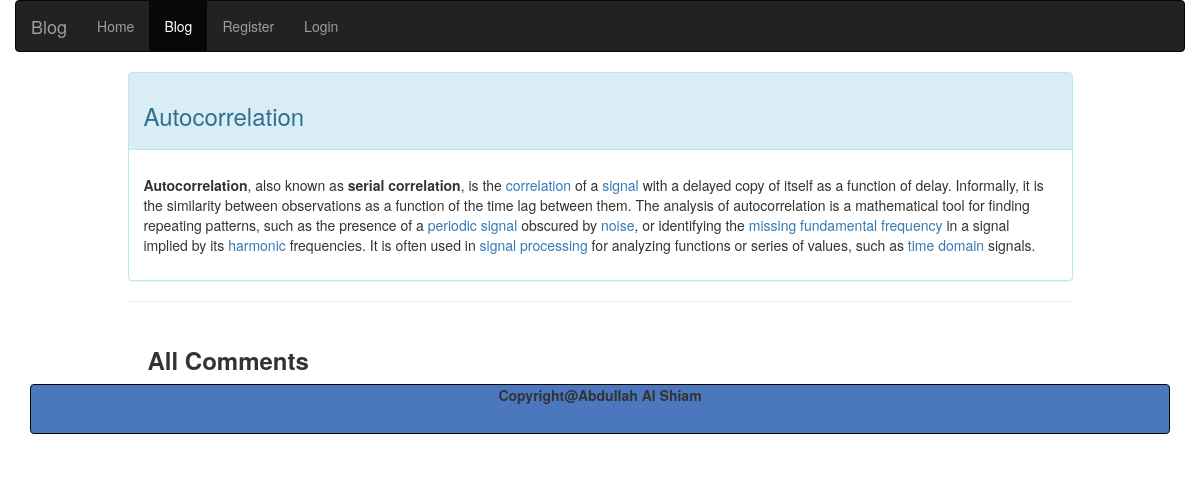
The app's page /?controller=posts&action=show&id=11 with its own data.
### tables this page shows
CREATE TABLE `posts` (
  `id` int(11) NOT NULL,
  `user_id` int(45) NOT NULL,
  `title` text NOT NULL,
  `content` text NOT NULL,
  `description` text NOT NULL,
  `active` int(50) NOT NULL,
  `created_date` datetime NOT NULL
);

### controllers/posts_controller.php (called while the page is built, shortened)
<?php
  class PostsController {
    public function show() {
      $post = Model::find($_GET['id']);
      require_once('views/posts/show.php');
    }
  }
?>

### index.php (called while the page is built, shortened)
<?php
  require_once('views/layout.php');
?>

### models/model.php (called while the page is built, shortened)
<?php
  class Model {
    public static function find($id) {
      $db = mysqli_connect("localhost", "root", "", "simple_blog");
       $result =mysqli_query($db,"SELECT * FROM posts WHERE id='$id' ");
     if (mysqli_num_rows($result) == 0) {
        $message="There is no posts available";
    }
    else {
       $row = mysqli_fetch_assoc($result);
      return $row;
      }
    }
  }
?>

### views/posts/show.php (the view, shortened to what this page needs)
<div class="container">
<?php include 'header.php'; ?>
<div class="row">
<div class="col-md-10 col-md-offset-1">
<div class="panel panel-info">
  <div class="panel-heading">
    <h3><p><?php echo $post['title'];?></p></h3>
  </div>
  <div class="panel-body">
<p><?php echo $post['description']; ?></p>
  </div>
</div>
<hr>
     <h3 style="padding-left: 20px; padding-top: 25px;"><b>All Comments</b></h3>
</div>
</div>
 <footer>
  <nav class="navbar navbar-default navbar-inverse" style="background-color: #4B77BE;" role="navigation">
      <p class="text-center"><b>Copyright@Abdullah Al Shiam</b></p>
    </nav>
    </footer>
</div>

### records on screen
posts: title "Autocorrelation", description "Autocorrelation , also known as serial correlation , is the correlation of a signal with a delayed copy of itself as a function of delay. Informally, it is the similarity between observations as a function of the time lag between them. The analysis of autocorrelation is a mathematical tool for finding repeating patterns, such as the presence of a periodic signal obscured by noise , or identifying the missing fundamental frequency in a signal implied by its harmonic frequencies. It is often used in signal processing for analyzing functions or series of values, such as time domain signals."
